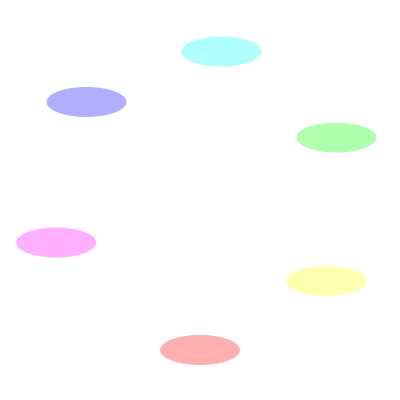
Frame 1 (no input)
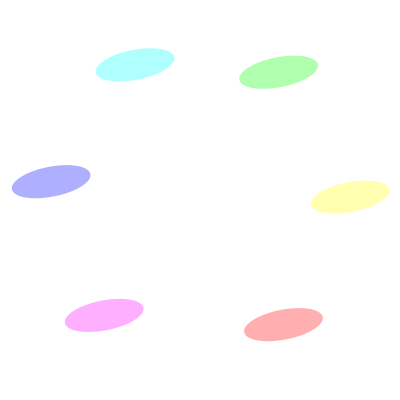
Frame 60 (the mouse pressed at the canvas centre just before this capture)
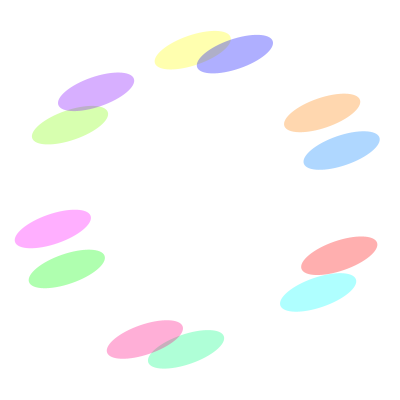
Frame 120 (the mouse held since frame 60 and released just before this capture)

The Processing sketch that drew these frames (run headless with seeded random() and noise(); from frame 60 on, the mouse is pressed at the canvas centre):

// Processing sketch: processing_56360
// ── processing_56360.pde

float jiten;
float kouten;
int num = 6;
int counter;

void setup() {
  size(400, 400);
  colorMode(HSB, 360, 100, 100);
  background(0, 0, 100);
  smooth();

  noStroke();
}

void draw() {
  background(0, 0, 100);

  for (int i = 0; i < num ; i++) {
    pushMatrix();
    translate(width/2+150*sin(kouten + i), height/2+150*cos(kouten + i));
    rotate(jiten);
    fill(i * 360 / num, 100, 100, 80);
    ellipse(0, 0, 80, 30);
    popMatrix();
  }

  kouten += 0.01;
  jiten += 0.05;
}

void mousePressed() {  
  num += 6;
}

void keyPressed() {
  background(0,0,100);
  num = 6;
}
